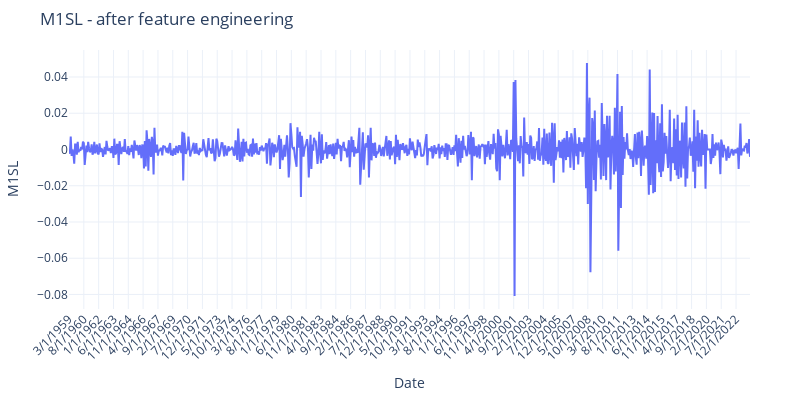
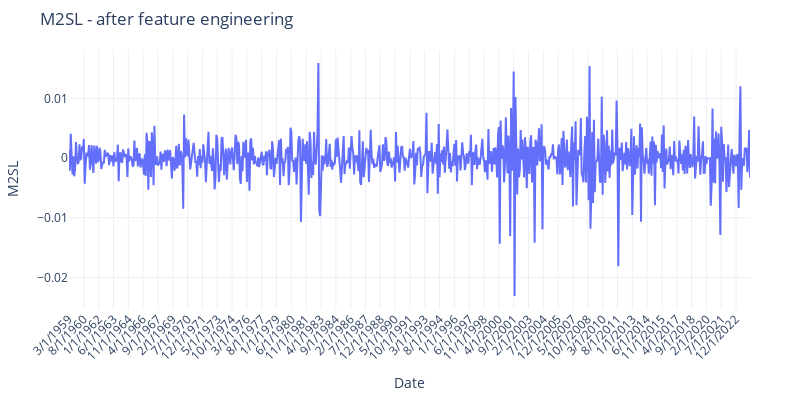
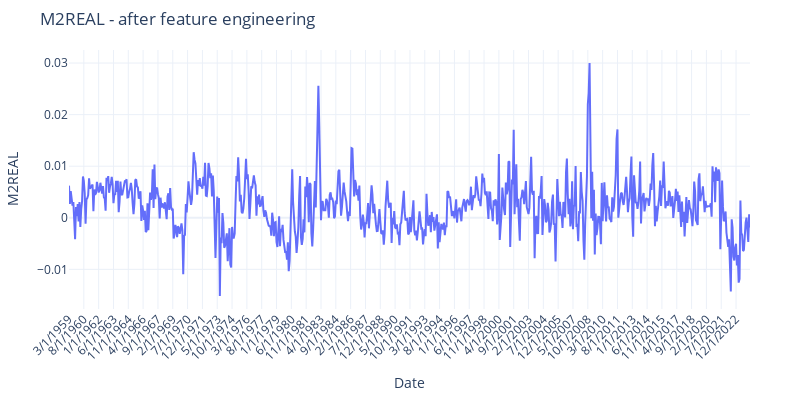

Here is the notebook cell these charts were saved with, in order:
### Code cell
# Plotting each column
trans_cols = ['M1SL', 'M2SL', 'M2REAL']
for col in trans_cols:
    fig = go.Figure()
    fig.add_trace(go.Scatter(x=transformed_df['sasdate'], y=transformed_df[col], mode='lines'))
    fig.update_layout(
        title=col + " - after feature engineering",
        xaxis_title="Date",
        yaxis_title=col,
        xaxis=dict(tickangle=-45),
        showlegend=False,
        margin=dict(l=50, r=50, t=50, b=50),
        height=400,
        width=800,
        template="plotly_white"
    )
    fig.show()

### Figure 1 — Plotly figure (JSON) as saved in the notebook; plotly's stock layout.template omitted (floating-point values rounded to 4 significant figures; data arrays with more than 128 entries replaced by an {"elided": "..."} marker saying what was removed)
{"data": [{"mode": "lines", "type": "scatter", "x": {"elided": "782 str values"}, "y": {"elided": "782 float values"}}], "layout": {"height": 400, "margin": {"b": 50, "l": 50, "r": 50, "t": 50}, "showlegend": false, "title": {"text": "M1SL - after feature engineering"}, "width": 800, "xaxis": {"tickangle": -45, "title": {"text": "Date"}}, "yaxis": {"title": {"text": "M1SL"}}}}

### Figure 2 — Plotly figure (JSON) as saved in the notebook; plotly's stock layout.template omitted (floating-point values rounded to 4 significant figures; data arrays with more than 128 entries replaced by an {"elided": "..."} marker saying what was removed)
{"data": [{"mode": "lines", "type": "scatter", "x": {"elided": "782 str values"}, "y": {"elided": "782 float values"}}], "layout": {"height": 400, "margin": {"b": 50, "l": 50, "r": 50, "t": 50}, "showlegend": false, "title": {"text": "M2SL - after feature engineering"}, "width": 800, "xaxis": {"tickangle": -45, "title": {"text": "Date"}}, "yaxis": {"title": {"text": "M2SL"}}}}

### Figure 3 — Plotly figure (JSON) as saved in the notebook; plotly's stock layout.template omitted (floating-point values rounded to 4 significant figures; data arrays with more than 128 entries replaced by an {"elided": "..."} marker saying what was removed)
{"data": [{"mode": "lines", "type": "scatter", "x": {"elided": "782 str values"}, "y": {"elided": "782 float values"}}], "layout": {"height": 400, "margin": {"b": 50, "l": 50, "r": 50, "t": 50}, "showlegend": false, "title": {"text": "M2REAL - after feature engineering"}, "width": 800, "xaxis": {"tickangle": -45, "title": {"text": "Date"}}, "yaxis": {"title": {"text": "M2REAL"}}}}
